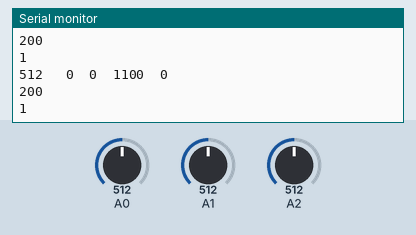
A sketch run on a simulated Arduino Uno, built with avr-gcc and run on an emulated ATmega328P. On the bench: the last lines printed to the serial monitor. The inputs (shaded band) are chosen by the test bench; at power-on: A0 = 512, A1 = 512, A2 = 512. No radio packets arrive unless stated.

Above: at 1.8 s.
1.9 s: A0 set to 535
At 2.8 s:
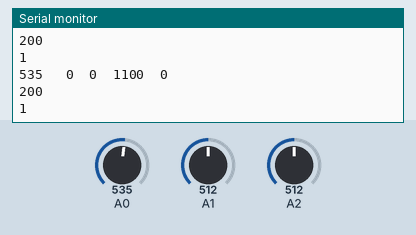
3.4 s: A1 set to 535
At 4.7 s:
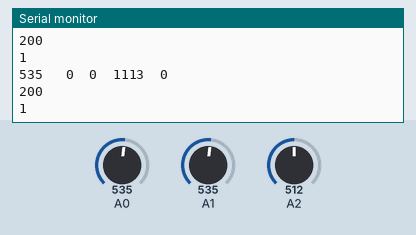
4.9 s: A2 set to 480
At 5.7 s:
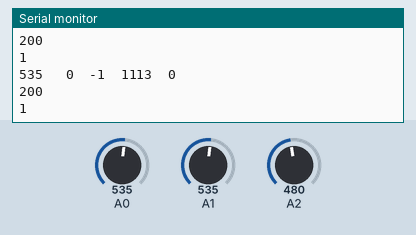
6.4 s: A0 set to 515
At 7.5 s:
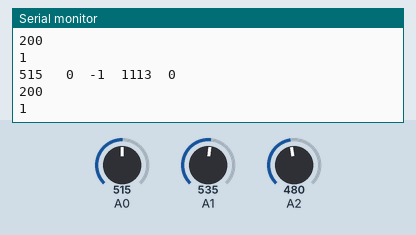
7.9 s: A1 set to 515
At 8.8 s:
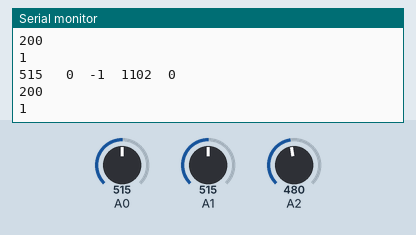
9.4 s: A2 set to 519
At 10.9 s:
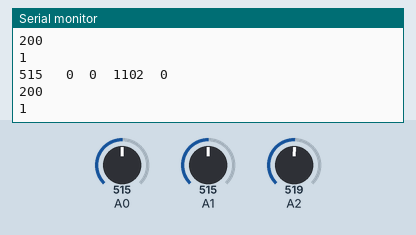
Timing chart, 0 to 11.9 s (numbered marks = the images above; inputs shaded):
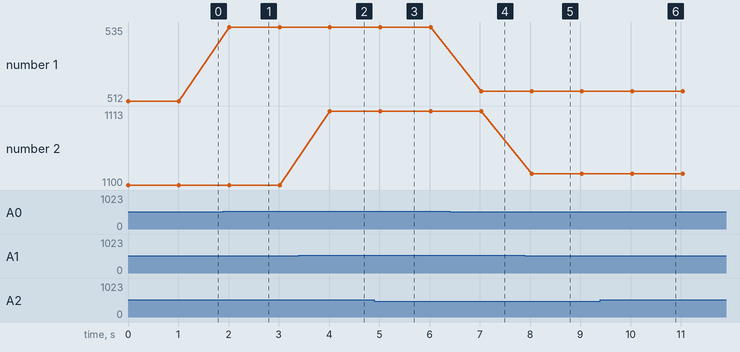

Measured:
- after the input at 1.9 s, the serial monitor: prints a new line after 0.11 s (image 1)
- after the input at 3.4 s, the serial monitor: prints a new line after 0.62 s (image 2)
- after the input at 4.9 s, the serial monitor: prints a new line after 0.12 s (image 3)
- after the input at 6.4 s, the serial monitor: prints a new line after 0.63 s (image 4)
- after the input at 7.9 s, the serial monitor: prints a new line after 0.13 s (image 5)
- after the input at 9.4 s, the serial monitor: prints a new line after 0.64 s (image 6)
- plotted number 1: 512 → 535 after the input at 1.9 s, 535 → 515 after the input at 6.4 s
- plotted number 2: 1100 → 1113 after the input at 3.4 s, 1113 → 1102 after the input at 7.9 s

The sketch:

RF_Sender_without_secured_Controller_edit_yaw.ino
```cpp
#include <SPI.h>
#include <nRF24L01.h>
#include <RF24.h>
#define ANGLE_MAX 15
#define ANGLE_MIN -15
int throttle;
int pitch;
int roll;
int yaw_left;  //5
int yaw_right; //4
int yaw_accumaltion = 0;
#define THROTTLE_TEST 1
#define ROLL_TEST 1
#define PITCH_TEST 1


/*
 * 블루투스 https://rasino.tistory.com/255
 * throttle 조이스틱   a1-vry
 * angle 조이스틱   a0-vrx, a2-vry
 */

/*
 * gnd  블루투스1개, 조이스틱1개
 * 5v   버튼 2개, 조이스틱2개
 * 3.3v 블루투스1개
 * 아날로그핀3개 조이스틱3개
 * 신호핀 2,3  블루투스1개
 * 신호핀 2개  버튼z
*/

//납땜을 그라운드(input_pullup)에 할건지, 5v에 할건지 결정

void check_joystick_throttle(){
  //throttle 조이스틱을 읽어, 평탄화
  throttle = analogRead(A1);
  throttle = map(throttle, 0,1023, 800,1400);

}


void check_joystick_roll(){
  //throttle 조이스틱을 읽어, 평탄화
  roll = analogRead(A2);
 // Serial.print(roll);
 // Serial.print("\t");
  if(roll <= 525 && roll >=524){
    roll = 0;
    return;
  }
  roll = map(roll, 0,1023, -15,15);
}

void check_joystick_pitch(){
  //throttle 조이스틱을 읽어, 평탄화
  pitch = analogRead(A0);
  Serial.print(pitch);
  Serial.print("\t");
  if(pitch <= 509 && pitch >=490){
    pitch = 0;
    return;
  }
  pitch = map(pitch, 0,1023, -15,15);
}

void check_button(){
  yaw_left = digitalRead(4);
  yaw_right = digitalRead(5);
  if(yaw_left ==1 && yaw_right == 1){
    yaw_left = 0;
    yaw_right = 0;
    yaw_accumaltion = 0;
  }
  else if(yaw_left ==1 && yaw_right == 0){
    yaw_accumaltion--;
  }
  else if(yaw_left ==0 && yaw_right == 1){
    yaw_accumaltion++;
  }
  else{
    yaw_accumaltion=0;
  }
}

void ParshingRead(){
//THROTTLE, throttle

int throttle_start, throttle_end;
int roll_start, roll_end;
int pitch_start, pitch_end;
int yaw_left_start, yaw_left_end;
int yaw_right_start, yaw_right_end;
String data;

  if(Serial.available()){
    data = Serial.readStringUntil('\n');
    pitch_start = data.indexOf(" ")+1;
    pitch_end = data.indexOf(" ", pitch_start+1);

    roll_start = data.indexOf(" ", pitch_end)+1;
    roll_end = data.indexOf(" ", roll_start+1);

    throttle_start = data.indexOf(" ", roll_end)+1;
    throttle_end = data.indexOf(" ", throttle_start+1);

    yaw_left_start = data.indexOf(" ", throttle_end)+1;
    yaw_left_end = data.indexOf(" ", yaw_left_start+1);

    yaw_right_start = data.indexOf(" ", yaw_left_end)+1;
    yaw_right_end = data.indexOf(" ", yaw_right_start+1);

    throttle = data.substring(throttle_start, throttle_end).toInt();
    roll = data.substring(roll_start, roll_end).toInt();
    pitch = data.substring(pitch_start, pitch_end).toInt();
    yaw_left = data.substring(yaw_left_start, yaw_left_end).toInt();
    yaw_right = data.substring(yaw_right_start, yaw_right_end).toInt();
    }
}

RF24 radio(7, 8); // SPI통신을 위한 (CE, CSN) 핀 선언
const byte address[6] = "00001"; // 송신기와 수신기를 동일한 값으로 주소 설정함(5자

void setup() {
  radio.begin();
  Serial.begin(9600);
  radio.openWritingPipe(address); // 데이터를 보낼 수신 주소를 설정
  radio.setPALevel(RF24_PA_HIGH); // 송신거리에 따른, 전원공급 파워레벨 설정
  //(최소) RF24_PA_MIN → RF24_PA_LOW → RF24_PA_HIGH → RF24_PA_MAX (최
  //송신이 약하다고 판단될 경우 nRF24모듈의 GND와 3.3V 단자에 전해콘덴서(10uF이
  radio.stopListening(); // 모듈을 송신기로 설정
  pinMode(4, INPUT_PULLUP);
  pinMode(5, INPUT_PULLUP);
}

void loop() {
  check_joystick_throttle();
  check_joystick_roll();
  check_joystick_pitch();
  //check_button();

  String stringText2 =
        (String)" "+pitch + "  " + roll +  "  "+ throttle +
        "  " +yaw_accumaltion;
  char charText[200];

  stringText2.toCharArray(charText, 200);
  Serial.println(charText);
  Serial.println(sizeof(charText));
  Serial.println(radio.write(&charText, sizeof(charText)));
  delay(1000);
}
```
